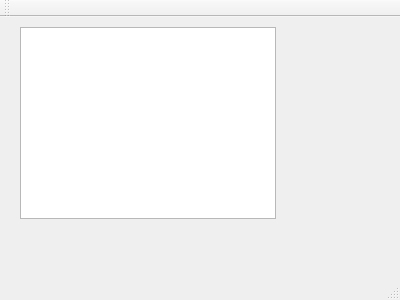
<?xml version="1.0" encoding="UTF-8"?>
<ui version="4.0">
 <class>MainWindow</class>
 <widget class="QMainWindow" name="MainWindow">
  <property name="geometry">
   <rect>
    <x>0</x>
    <y>0</y>
    <width>400</width>
    <height>300</height>
   </rect>
  </property>
  <property name="windowTitle">
   <string>MainWindow</string>
  </property>
  <widget class="QWidget" name="centralWidget">
   <widget class="FieldView" name="graphicsView">
    <property name="geometry">
     <rect>
      <x>20</x>
      <y>10</y>
      <width>256</width>
      <height>192</height>
     </rect>
    </property>
   </widget>
  </widget>
  <widget class="QMenuBar" name="menuBar">
   <property name="geometry">
    <rect>
     <x>0</x>
     <y>0</y>
     <width>400</width>
     <height>21</height>
    </rect>
   </property>
  </widget>
  <widget class="QToolBar" name="mainToolBar">
   <attribute name="toolBarArea">
    <enum>TopToolBarArea</enum>
   </attribute>
   <attribute name="toolBarBreak">
    <bool>false</bool>
   </attribute>
  </widget>
  <widget class="QStatusBar" name="statusBar"/>
 </widget>
 <layoutdefault spacing="6" margin="11"/>
 <customwidgets>
  <customwidget>
   <class>FieldView</class>
   <extends>QGraphicsView</extends>
   <header>fieldview.h</header>
  </customwidget>
 </customwidgets>
 <resources/>
 <connections/>
</ui>
